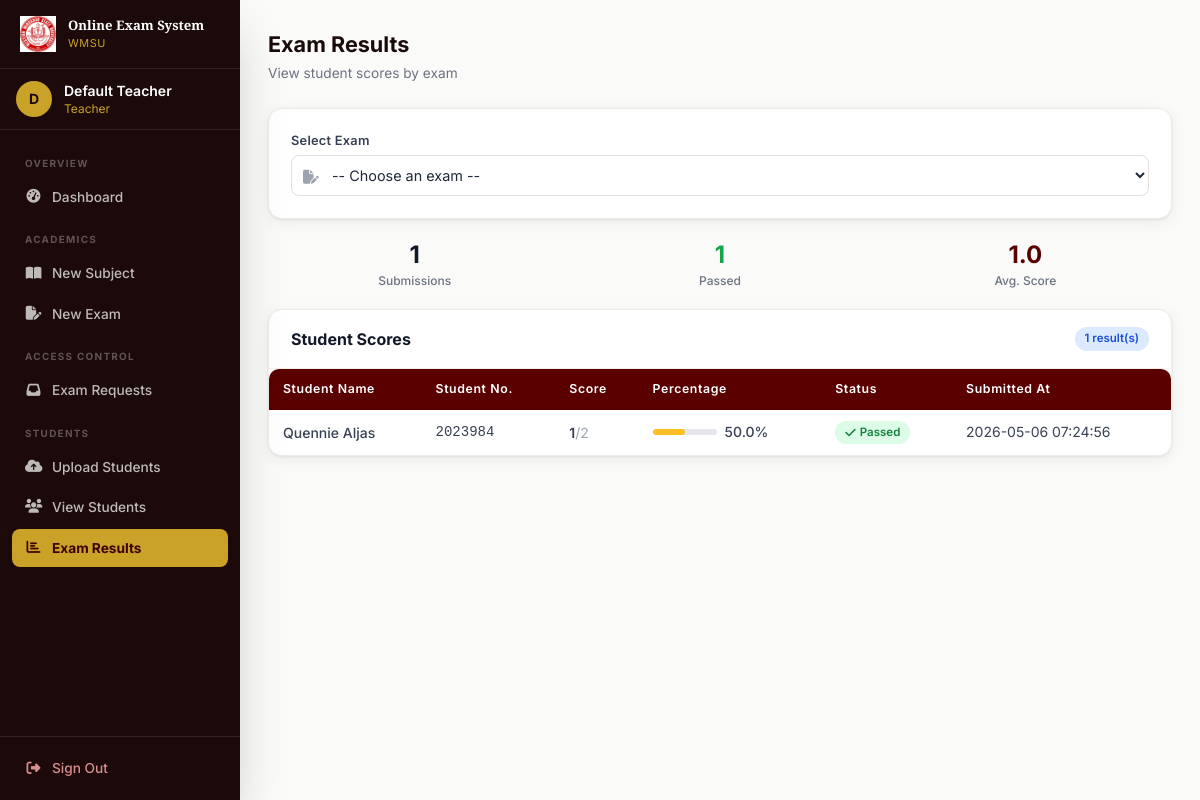
The page /teacher/view_results?exam_id=1 (signed in) on the database its author committed.
### tables this page shows
CREATE TABLE results (
        id INTEGER PRIMARY KEY AUTOINCREMENT,
        student_id INTEGER NOT NULL,
        exam_id INTEGER NOT NULL,
        score INTEGER NOT NULL,
        total_questions INTEGER NOT NULL,
        submitted_at TIMESTAMP DEFAULT CURRENT_TIMESTAMP,
        UNIQUE(student_id, exam_id),
        FOREIGN KEY (student_id) REFERENCES users (id),
        FOREIGN KEY (exam_id) REFERENCES exams (id)
    );

CREATE TABLE users (
        id INTEGER PRIMARY KEY AUTOINCREMENT,
        name TEXT NOT NULL,
        email TEXT UNIQUE NOT NULL,
        password TEXT NOT NULL,
        role TEXT NOT NULL,
        student_number INTEGER UNIQUE,
        is_verified INTEGER DEFAULT 0
    );

### app.py (the view)
@app.route('/teacher/view_results')
@login_required
@role_required('teacher')
def view_results():
    conn = get_db()
    exams = db_execute(conn,
        "SELECT e.*, s.subject_name FROM exams e JOIN subjects s ON e.subject_id = s.id WHERE s.teacher_id = ?",
        (session['user_id'],)).fetchall()
    results = []
    exam_id = request.args.get('exam_id')
    if exam_id:
        results = db_execute(conn,
            "SELECT r.*, u.name, u.student_number FROM results r JOIN users u ON r.student_id = u.id WHERE r.exam_id = ?",
            (exam_id,)).fetchall()
    conn.close()
    return render_template('view_results.html', exams=exams, results=results, selected_exam=exam_id)

### app.py (called while the page is built)
def get_db():
    if USE_POSTGRES:
        conn = psycopg2.connect(DATABASE_URL)
        conn.autocommit = False
        return conn
    else:
        conn = sqlite3.connect('examination.db')
        conn.row_factory = sqlite3.Row
        return conn

def db_cursor(conn):
    if USE_POSTGRES:
        return conn.cursor(cursor_factory=psycopg2.extras.RealDictCursor)
    return conn.cursor()

def db_execute(conn, sql, params=()):
    if USE_POSTGRES:
        sql = sql.replace('?', '%s')
    cur = db_cursor(conn)
    cur.execute(sql, params)
    return cur

def login_required(f):
    @wraps(f)
    def decorated(*args, **kwargs):
        if 'user_id' not in session:
            flash('Please sign in to continue.', 'danger')
            return redirect(url_for('login'))
        return f(*args, **kwargs)
    return decorated

def role_required(role):
    def decorator(f):
        @wraps(f)
        def decorated(*args, **kwargs):
            if session.get('role') != role:
                flash('You do not have permission to access that page.', 'danger')
                return redirect(url_for('dashboard'))
            return f(*args, **kwargs)
        return decorated
    return decorator

### templates/view_results.html (shortened to what this page needs)
{% extends "base.html" %}
{% block content %}
<div class="mb-6">
    <h1 class="page-title">Exam Results</h1>
    <p class="page-subtitle">View student scores by exam</p>
</div>
<div class="card mb-5">
    <div class="card-body">
        <form method="GET" class="flex flex-wrap gap-3 items-end">
            <div class="flex-1 min-w-52">
                <label class="form-label">Select Exam</label>
                <div class="relative">
                    <span class="absolute left-3 top-1/2 -translate-y-1/2 text-gray-400"><i class="fas fa-file-pen text-sm"></i></span>
                    <select name="exam_id" class="form-input pl-9 cursor-pointer" onchange="this.form.submit()">
                        <option value="">-- Choose an exam --</option>
                    </select>
                </div>
            </div>
        </form>
    </div>
</div>
{% if results %}
{% set avg = (results|sum(attribute='score') / results|length) if results else 0 %}
{% set pass_count = results|selectattr('score','ge', results[0].total_questions // 2 if results else 1)|list|length %}
<div class="grid grid-cols-3 gap-3 mb-5">
    <div class="stat-card text-center">
        <div class="text-2xl font-bold text-gray-900">{{ results|length }}</div>
        <div class="text-xs text-gray-500 font-medium mt-0.5">Submissions</div>
    </div>
    <div class="stat-card text-center">
        <div class="text-2xl font-bold text-green-600">{{ pass_count }}</div>
        <div class="text-xs text-gray-500 font-medium mt-0.5">Passed</div>
    </div>
    <div class="stat-card text-center">
        <div class="text-2xl font-bold text-maroon-700">{{ "%.1f"|format(avg) }}</div>
        <div class="text-xs text-gray-500 font-medium mt-0.5">Avg. Score</div>
    </div>
</div>
<div class="card">
    <div class="card-header">
        <h2 class="font-bold text-gray-900 text-base">Student Scores</h2>
        <span class="badge badge-blue">{{ results|length }} result(s)</span>
    </div>
    <div class="table-wrap">
        <table class="data-table">
            <thead>
                <tr>
                    <th>Student Name</th>
                    <th>Student No.</th>
                    <th>Score</th>
                    <th>Percentage</th>
                    <th>Status</th>
                    <th>Submitted At</th>
                </tr>
            </thead>
            <tbody>
                {% for result in results %}
                {% set pct = (result.score / result.total_questions * 100) if result.total_questions > 0 else 0 %}
                {% set passed = result.score >= result.total_questions // 2 %}
                <tr>
                    <td class="font-medium text-gray-800">{{ result.name }}</td>
                    <td class="font-mono text-sm text-gray-500">{{ result.student_number }}</td>
                    <td class="font-semibold">{{ result.score }}<span class="text-gray-400 font-normal">/{{ result.total_questions }}</span></td>
                    <td>
                        <div class="flex items-center gap-2">
                            <div class="w-16 h-1.5 bg-gray-200 rounded-full overflow-hidden">
                                <div class="h-full rounded-full {% if pct >= 75 %}bg-green-400{% elif pct >= 50 %}bg-amber-400{% else %}bg-red-400{% endif %}" style="width:{{ pct|int }}%"></div>
                            </div>
                            <span class="text-sm font-medium">{{ "%.1f"|format(pct) }}%</span>
                        </div>
                    </td>
                    <td>
                        {% if passed %}
                        <span class="badge badge-green"><i class="fas fa-check text-xs"></i> Passed</span>
                        {% else %}
                        <span class="badge badge-red"><i class="fas fa-xmark text-xs"></i> Failed</span>
                        {% endif %}
                    </td>
                    <td class="text-gray-400 text-xs">{{ result.submitted_at }}</td>
                </tr>
                {% endfor %}
            </tbody>
        </table>
    </div>
</div>
{% endif %}
{% endblock %}

### templates/base.html (style rules this page uses)
* { box-sizing:border-box }
html { scroll-behavior:smooth }
body { font-family:'Inter',system-ui,sans-serif }
.data-table { width:100%;border-collapse:collapse }
.data-table th { background:#5a0000;color:#fff;padding:11px 14px;text-align:left;font-size:.77rem;font-weight:600;letter-spacing:.05em;white-space:nowrap }
.data-table th:first-child { border-radius:8px 0 0 0 }
.data-table th:last-child { border-radius:0 8px 0 0 }
.data-table td { padding:11px 14px;font-size:.875rem;color:#374151;border-bottom:1px solid #f3f0ee;vertical-align:middle }
.data-table tbody tr { background:#fff;transition:background .15s }
.data-table tbody tr:last-child td { border-bottom:none }
.form-input { width:100%;padding:10px 13px;border:1.5px solid #e5e0db;border-radius:8px;font-size:.9rem;font-family:'Inter',sans-serif;transition:all .2s;background:#fff;color:#1f2937 }
.form-input::placeholder { color:#9ca3af }
select.form-input { cursor:pointer }
.form-label { display:block;font-size:.8rem;font-weight:600;color:#374151;margin-bottom:5px;letter-spacing:.02em }
.badge { display:inline-flex;align-items:center;gap:4px;padding:3px 10px;border-radius:20px;font-size:.72rem;font-weight:600 }
.badge-green { background:#dcfce7;color:#15803d }
.badge-blue { background:#dbeafe;color:#1d4ed8 }
.card { background:#fff;border-radius:14px;box-shadow:0 1px 3px rgba(0,0,0,.08),0 4px 16px rgba(0,0,0,.06);border:1px solid #f0ebe8;overflow:hidden }
.card-header { padding:17px 22px;border-bottom:1px solid #f3f0ee;display:flex;align-items:center;justify-content:space-between;flex-wrap:wrap;gap:10px }
.card-body { padding:22px }
.page-title { font-size:1.35rem;font-weight:700;color:#1a0a0a;margin-bottom:3px }
.page-subtitle { font-size:.855rem;color:#6b7280 }
.table-wrap { overflow-x:auto;border-radius:10px;box-shadow:0 1px 3px rgba(0,0,0,.08) }

### rows shown on the page
results: name "Quennie Aljas", student_number "2023984", score "1", total_questions "2", {{ pct|int }} 50 (drawn), pct "50.0", submitted_at "2026-05-06 07:24:56"

### other values the page prints
{{ (session.name or 'U')[0]|upper }} "D"
{{ session.name }} "Default Teacher"
{{ session.role }} "Teacher"
{{ results|length }} "1"
{{ pass_count }} "1"
{{ "%.1f"|format(avg) }} "1.0"
